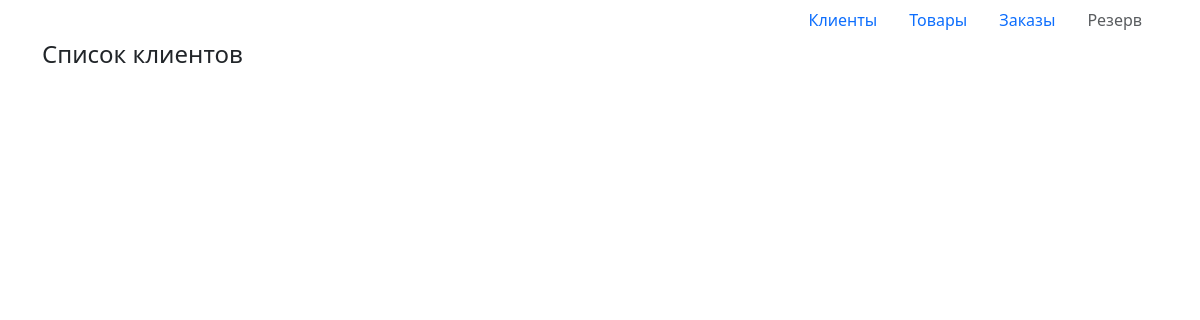
/customers/, run on an earlier commit of the app's database.
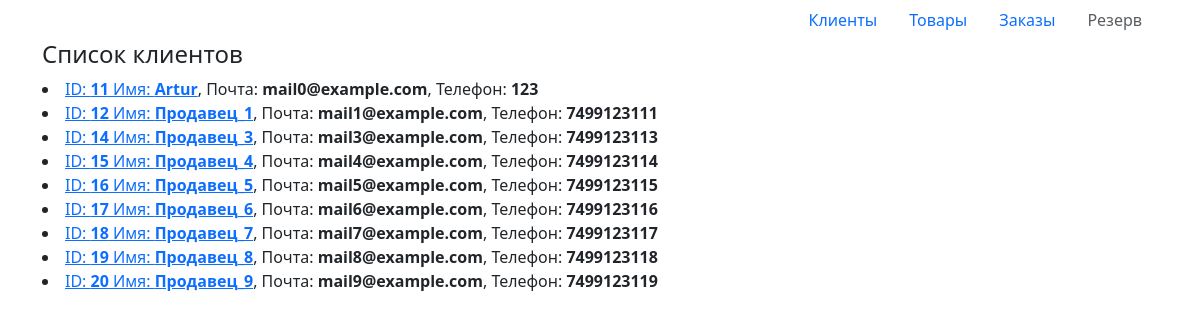
And on a later commit of the database.
### gb_hw/models.py (models this page shows, shortened)
class Customer(models.Model):
    customer_name = models.CharField(max_length=200, null=True)
    email = models.EmailField()
    phone = models.IntegerField()
    address = models.CharField(max_length=200, null=True)
    date_registration = models.DateTimeField(auto_now_add=True, null=True)

### gb_hw/views.py (the view)
# urls.py: path('customers/', CustomerList.as_view(), name='customers'),
class CustomerList(View):
    def get(self, request):
        customers = Customer.objects.all()
        context = {'customers': customers}
        return render(request, 'gb_hw/customers.html', context)

### gb_hw/templates/gb_hw/customers.html (shortened to what this page needs)
{% extends 'gb_hw/base.html' %}
{% block content %}
<div class="container">
    <h4>Список клиентов</h4>
    {% for customer in customers %}
    <li><a href="{% url 'customer_detail' customer=customer.pk %}"> ID: <b>{{ customer.pk }}</b> Имя:   <b>{{ customer.customer_name }}</b></a>,
        Почта: <b>{{ customer.email }}</b>, Телефон: <b>{{ customer.phone }}</b>
    </li>
    {% endfor %}
</div>
{% endblock %}

### gb_hw/templates/gb_hw/base.html (shortened to what this page needs)
<!doctype html>
<html lang="ru">
  <head>
    <link href="https://cdn.jsdelivr.net/npm/bootstrap@5.3.2/dist/css/bootstrap.min.css" rel="stylesheet">
  </head>
  <body>
    <div class="container" >
      <ul class="nav justify-content-end" >
        <li class="nav-item">
          <a class="nav-link active" aria-current="page" href="/customers">Клиенты</a>
        </li>
        <li class="nav-item">
          <a class="nav-link" href="/products">Товары</a>
        </li>
        <li class="nav-item">
          <a class="nav-link" href="/orders">Заказы</a>
        </li>
        <li class="nav-item">
          <a class="nav-link disabled" aria-disabled="true">Резерв</a>
        </li>
      </ul>
    </div>
  {% block content %}
  {% endblock %}
  </body>
</html>

What changed in the data, as far as the page shows it:
added Customer: pk "11", customer_name "Artur", email "mail0@example.com", phone "123"
added Customer: pk "12", customer_name "Продавец_1", email "mail1@example.com", phone "7499123111"
added Customer: pk "14", customer_name "Продавец_3", email "mail3@example.com", phone "7499123113"
added Customer: pk "15", customer_name "Продавец_4", email "mail4@example.com", phone "7499123114"
added Customer: pk "16", customer_name "Продавец_5", email "mail5@example.com", phone "7499123115"
added Customer: pk "17", customer_name "Продавец_6", email "mail6@example.com", phone "7499123116"
added Customer: pk "18", customer_name "Продавец_7", email "mail7@example.com", phone "7499123117"
added Customer: pk "19", customer_name "Продавец_8", email "mail8@example.com", phone "7499123118"
added Customer: pk "20", customer_name "Продавец_9", email "mail9@example.com", phone "7499123119"
